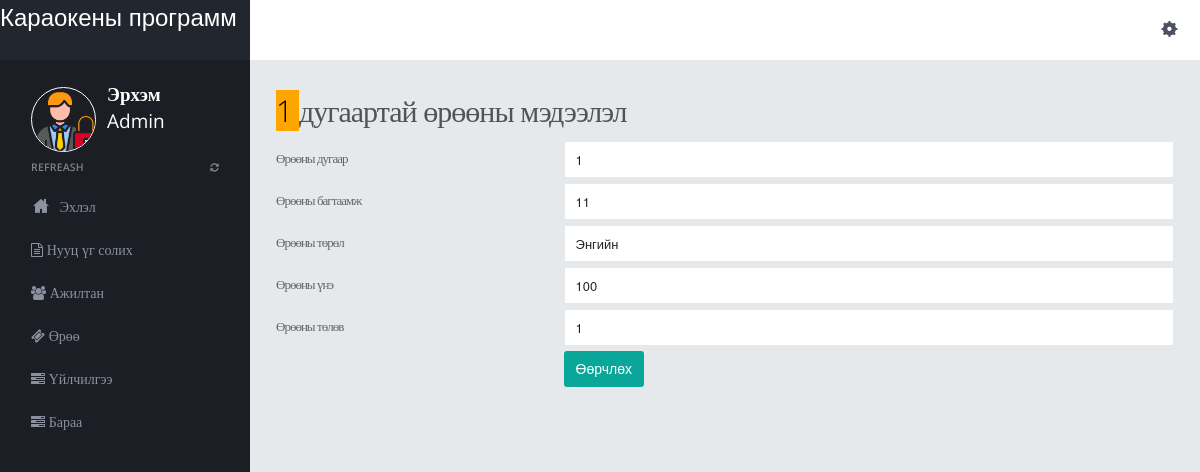
/admin/edit-room.php?id=6, run on the app's committed database.
### tables this page shows
CREATE TABLE `room` (
  `RoomID` int(11) NOT NULL,
  `RoomNumber` varchar(50) DEFAULT NULL,
  `Capacity` int(11) DEFAULT NULL,
  `RoomPrice` int(11) DEFAULT NULL,
  `RoomType` varchar(50) DEFAULT NULL,
  `Status` int(11) NOT NULL
);

### admin/edit-room.php (the view, shortened to what this page needs)
<?php
include("dbconnection.php");
?>
<!DOCTYPE html>
<html>
<head>
<link href="../assets/plugins/pace/pace-theme-flash.css" rel="stylesheet" type="text/css" media="screen"/>
<link href="../assets/plugins/boostrapv3/css/bootstrap.min.css" rel="stylesheet" type="text/css"/>
<link href="../assets/plugins/boostrapv3/css/bootstrap-theme.min.css" rel="stylesheet" type="text/css"/>
<link href="../assets/plugins/font-awesome/css/font-awesome.css" rel="stylesheet" type="text/css"/>
<link href="../assets/css/animate.min.css" rel="stylesheet" type="text/css"/>
<link href="../assets/plugins/jquery-scrollbar/jquery.scrollbar.css" rel="stylesheet" type="text/css"/>
<link href="../assets/css/style.css" rel="stylesheet" type="text/css"/>
<link href="../assets/css/responsive.css" rel="stylesheet" type="text/css"/>
<link href="../assets/css/custom-icon-set.css" rel="stylesheet" type="text/css"/>
</head>
<body class="">
<?php include("header.php");?>
<div class="page-container row">
      <?php include("leftbar.php");?>
    </div>
  </div>
    <div class="page-content">
            <div class="content">
		<div class="page-title">
          <?php $rt=mysqli_query($con,"select * from room where RoomID='".$_GET['id']."'");
			  while($rw=mysqli_fetch_array($rt))
			  {?>
			<h2><span style="color: black; background:orange;">
      <?php echo $rw['RoomNumber'];?>
      </span> дугаартай өрөөны мэдээлэл</h2>
                        <form name="muser" method="post" action="" enctype="multipart/form-data">
                     <table width="100%" border="0">
                     <tr>
    <td height="42">Өрөөны дугаар</td>
    <td><input type="text" name="number" id="name" value="<?php echo $rw['RoomNumber'];?>" class="form-control"></td>
  </tr>
  <tr>
    <td height="42">Өрөөны багтаамж</td>
    <td><input type="text" name="capacity" id="name" value="<?php echo $rw['Capacity'];?>" class="form-control"></td>
  </tr>
  <tr>
    <td height="42">Өрөөны төрөл</td>
    <td><input type="text" name="roomtype" class="form-control" value="<?php echo $rw['RoomType'];?>"></td>
  </tr>
  <tr>
    <td height="42">Өрөөны үнэ</td>
    <td><input type="text" name="state" id="altemail" value="<?php echo $rw['RoomPrice'];?>" class="form-control"></td>
  </tr>
  <tr>
    <td height="42">Өрөөны төлөв</td>
    <td><input type="text" name="status" id="altemail" value="<?php echo $rw['Status'];?>" class="form-control"></td>
  </tr>
  <tr>
    <td>&nbsp;</td>
    <td height="42">
                          <button type="submit" name="update" class="btn btn-primary">Өөрчлөх</button></td>
  </tr>
  <tr>
    <td>&nbsp;</td>
    <td>&nbsp;</td>
  </tr>
</table>
<?php } ?>
</form>
</div>
  </div>
  </div>
</div>
</body>
</html>

### assets/css/responsive.css (style rules this page uses)
@media (min-width: 980px) { .page-content { margin-left: 250px; min-height: 100%; } }

### data on the page
room: RoomNumber "1", number "1", capacity "11", roomtype "Энгийн", state "100", status "1"
